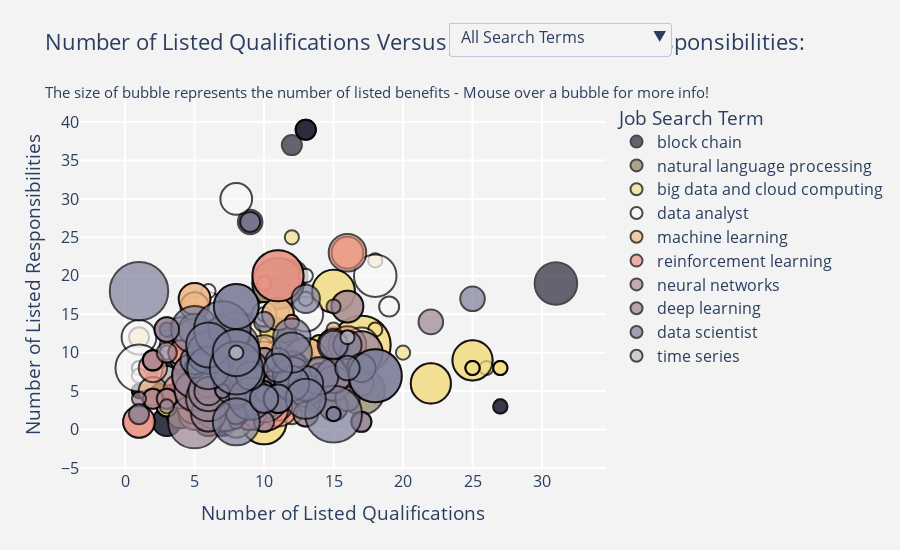

The cell this chart's notebook holds for it:
### Code cell
# Additional considerations here: show a minimum benefits
# What to do with ones that have no benefits?

import plotly.graph_objects as go
import plotly.express as px
import pandas as pd
import math

color_map = {
    'block chain': '#272838',
    'natural language processing': '#8D8361',
    'big data and cloud computing': "#F3DE8A",
    'machine learning': "#EFB988",
    'reinforcement learning': '#EB9486',
    'neural networks': '#B58A90',
    'deep learning': '#9A8595',
    'data scientist': '#7E7F9A',
    'time series analysis': '#BCBCC9',
    'time series': '#BCBCC9',
    'data analyst': '#F9F8F8',
}

# Reference for bubble size
size_ref = 2*max(agg_sub['num_benefits'])/(65**2)

# Create the viz lists
# 1 value true for all 11 categories
viz_lists = [[True if i == j else False for i in range(11)]for j in range(10)] 

# Initialize the figure
fig = go.Figure()

# Loop through each search term
for i, topic in enumerate(agg_sub['category'].unique()):
    # Filter the dataframe by household
    topic_df = agg_sub[agg_sub['category'] == topic]
    
    # Create the customdata for the hover text
    customdata = topic_df[['title', 'company_name', 'location','category', 'num_qualifications', 'num_responsibilities', 'num_benefits']]
    
    fig.add_trace(
        go.Scatter(
            x=topic_df['num_qualifications'],
            y=topic_df['num_responsibilities'],
            customdata=customdata,
            hovertemplate = '<b>%{customdata[0]}</b><br>Company: %{customdata[1]}<br>Location: %{customdata[2]}<br>Search term: %{customdata[3]}<extra></extra><br><br>Number of benefits: %{customdata[6]}',
            name=topic,
            mode = 'markers',
            marker_size = topic_df['num_benefits'],
            marker = dict(color = color_map[topic], sizemode = 'area', sizeref=size_ref, 
                           line_width=2, line_color='black'),
        )
    )

# Full custom hovertemplate:
#'<b>%{customdata[0]}</b><br>Company: %{customdata[1]}<br>Location: %{customdata[2]}<br>Search term: %{customdata[3]}<extra></extra><br>Number of qualifications: %{customdata[4]}<br>Number of responsibilities: %{customdata[5]}<br>Number of benefits: %{customdata[6]}


fig.update_layout(
    title='Number of Listed Qualifications Versus Number of Listed Responsibilities:<br><br><sup>The size of bubble represents the number of listed benefits - Mouse over a bubble for more info!</sup>',
    xaxis=dict(
        title='Number of Listed Qualifications',
        gridcolor='white',
        gridwidth=2,
    ),
    yaxis=dict(
        title='Number of Listed Responsibilities',
        gridcolor='white',
        gridwidth=2,
    ),
    paper_bgcolor='rgb(243, 243, 243)',
    plot_bgcolor='rgb(243, 243, 243)',
    legend_title_text = 'Job Search Term',
    font=dict(size=16),
    height = 550
)


# Add a dropdown menu to filter by appliance
fig.update_layout(
    updatemenus=[
        go.layout.Updatemenu(
            type='dropdown',
            showactive=True,
            buttons=[
                {'label': 'All Search Terms', 'method': 'update', 'args': [{'visible': True}, 
                                                              ]},
                {'label': 'Blockchain', 'method': 'update', 'args': [{'visible': viz_lists[0]}, ]},
                {'label': 'NLP', 'method': 'update', 'args': [{'visible': viz_lists[1]}, ]},
                {'label': 'Big Data', 'method': 'update', 'args': [{'visible': viz_lists[2]}, ]},
                {'label': 'Data Analyst', 'method': 'update', 'args': [{'visible': viz_lists[3]}, ]},
                {'label': 'Machine Learning', 'method': 'update', 'args': [{'visible': viz_lists[4]}, ]},
                {'label': 'Reinforcement Learning', 'method': 'update', 'args': [{'visible': viz_lists[5]}, ]},
                {'label': 'Neural Networks', 'method': 'update', 'args': [{'visible': viz_lists[6]}, ]},
                {'label': 'Deep Learning', 'method': 'update', 'args': [{'visible': viz_lists[7]}, ]},
                {'label': 'Data Scientist', 'method': 'update', 'args': [{'visible': viz_lists[8]}, ]},
                {'label': 'Time Series', 'method': 'update', 'args': [{'visible': viz_lists[9]}, ]}
            ],
        x = 0.7,
        xanchor = 'left',
        y = 1.21,
        yanchor = 'top',
        )
    ]
)

fig.update_layout(legend= {'itemsizing': 'constant'})
fig.show()

### Figure 1 — Plotly figure (JSON) as saved in the notebook; plotly's stock layout.template omitted (floating-point values rounded to 4 significant figures; data arrays with more than 128 entries replaced by an {"elided": "..."} marker saying what was removed)
{"data": [{"customdata": {"elided": "90x7 mixed values"}, "hovertemplate": "<b>%{customdata[0]}</b><br>Company: %{customdata[1]}<br>Location: %{customdata[2]}<br>Search term: %{customdata[3]}<extra></extra><br><br>Number of benefits: %{customdata[6]}", "marker": {"color": "#272838", "line": {"color": "black", "width": 2}, "size": [0, 2, 0, 0, 0, 1, 4, 9, 0, 0, 2, 1, 4, 0, 2, 4, 1, 2, 0, 4, 2, 1, 11, 0, 4, 3, 0, 0, 0, 8, 0, 1, 0, 0, 9, 2, 0, 3, 1, 0, 5, 0, 4, 2, 0, 9, 0, 0, 2, 0, 0, 0, 2, 0, 1, 0, 4, 0, 0, 0, 0, 0, 0, 1, 5, 0, 2, 0, 10, 0, 0, 11, 0, 9, 2, 3, 4, 4, 6, 2, 0, 3, 1, 0, 2, 9, 0, 4, 4, 0], "sizemode": "area", "sizeref": 0.009941}, "mode": "markers", "name": "block chain", "type": "scatter", "x": [6, 10, 3, 1, 4, 8, 8, 5, 9, 2, 13, 27, 15, null, 5, 14, null, 13, null, 8, 10, 1, 9, 9, 7, 10, 12, 4, 6, 8, 6, 1, 2, 8, 3, 13, null, 10, 9, 9, 12, null, 7, 10, null, 31, 3, 6, 12, 6, 3, 8, 10, 2, 1, null, 14, 13, 2, 7, 7, 6, 5, 27, 5, 4, 10, 5, 8, 7, 8, 9, 12, 5, 12, 9, 3, 8, 6, 14, 9, 10, 9, 5, 17, 3, 8, 3, 8, 2], "y": [5, 9, 6, 1, 8, 1, 5, 5, null, 6, 39, 3, 7, null, 5, 8, 7, 39, null, 5, 9, 5, 12, 4, 1, 8, 4, 3, 4, 10, 12, 5, null, 7, 6, 39, null, 8, 4, 4, 20, null, 1, 1, null, 19, 5, 5, 37, 12, 6, 12, 9, 2, 5, null, 8, 10, 6, 8, 8, 4, 7, 3, 5, 3, 9, 12, 7, 7, 7, 12, 8, 5, 6, 27, 1, 5, 6, 4, 4, 8, 4, 3, 7, 6, 7, 1, 5, 8]}, {"customdata": {"elided": "90x7 mixed values"}, "hovertemplate": "<b>%{customdata[0]}</b><br>Company: %{customdata[1]}<br>Location: %{customdata[2]}<br>Search term: %{customdata[3]}<extra></extra><br><br>Number of benefits: %{customdata[6]}", "marker": {"color": "#8D8361", "line": {"color": "black", "width": 2}, "size": [1, 2, 0, 13, 0, 3, 3, 0, 0, 0, 2, 8, 0, 0, 1, 0, 2, 0, 0, 1, 4, 0, 0, 4, 0, 3, 10, 0, 0, 0, 0, 10, 0, 11, 0, 2, 5, 3, 7, 4, 13, 8, 0, 0, 3, 0, 0, 10, 5, 0, 3, 0, 2, 0, 0, 3, 5, 4, 7, 0, 4, 0, 0, 1, 4, 0, 0, 0, 0, 1, 0, 0, 4, 0, 1, 0, 0, 0, 2, 5, 10, 0, 0, 0, 0, 0, 4, 1, 4, 4], "sizemode": "area", "sizeref": 0.009941}, "mode": "markers", "name": "natural language processing", "type": "scatter", "x": [7, 15, null, 11, 4, 11, 5, 7, 2, 11, 9, 14, 10, null, 7, 1, 9, 8, 6, null, 6, 8, null, 4, 5, 11, 15, 1, 2, 4, 5, 6, null, 17, 1, 6, 6, 10, 11, 6, 11, 14, null, 2, 10, 4, 5, 15, 7, 3, 5, 11, 9, 11, 10, 15, 7, 6, 11, null, 6, 10, 3, 12, 11, 6, 12, 7, 2, 7, 8, 8, 11, 8, 7, null, 8, 18, 9, 6, 15, 5, 3, 8, 3, 8, 4, 12, 11, 6], "y": [2, 12, 2, 19, 6, 8, 6, 7, 2, 15, 8, 8, null, null, 6, null, 8, 3, 1, 6, 1, 3, null, 2, 4, 18, 7, 20, 2, 8, 8, 5, 2, 5, null, 7, 2, 9, 12, 1, 19, 8, 2, 2, 9, 6, 8, 7, null, 6, 6, 7, 8, 15, null, 7, null, 1, 12, null, 1, 4, 3, 3, 5, null, 2, 9, 20, 2, 3, 7, 5, 3, 2, 1, 1, 9, 8, 2, 7, 4, 9, 3, 6, 3, 2, 3, 5, 1]}, {"customdata": {"elided": "90x7 mixed values"}, "hovertemplate": "<b>%{customdata[0]}</b><br>Company: %{customdata[1]}<br>Location: %{customdata[2]}<br>Search term: %{customdata[3]}<extra></extra><br><br>Number of benefits: %{customdata[6]}", "marker": {"color": "#F3DE8A", "line": {"color": "black", "width": 2}, "size": [4, 0, 0, 9, 1, 10, 1, 3, 8, 0, 17, 2, 0, 1, 1, 0, 0, 1, 8, 10, 2, 0, 0, 0, 2, 2, 1, 1, 0, 0, 0, 0, 0, 0, 0, 7, 1, 1, 0, 0, 0, 0, 0, 0, 10, 2, 1, 0, 0, 0, 1, 9, 2, 0, 0, 8, 1, 0, 8, 2, 2, 0, 0, 3, 1, 0, 0, 0, 17, 1, 1, 1, 0, 7, 1, 1, 10, 0, 0, 0, 2, 1, 0, 4, 1, 2, 2, 2, 1, 0], "sizemode": "area", "sizeref": 0.009941}, "mode": "markers", "name": "big data and cloud computing", "type": "scatter", "x": [10, 19, 17, 15, 2, 10, 27, 16, 22, 19, 17, null, 14, 25, 6, 1, 20, 27, 25, 10, 14, 24, 11, 19, 3, null, 18, 7, 6, 19, 4, 15, 16, 25, 12, 15, 26, 11, 4, 24, 18, 18, 9, 19, 10, 3, 7, 11, 19, 19, 11, 15, 13, 11, 11, 25, 25, 24, 22, 14, 3, 12, 25, 16, 1, 5, 11, 3, 17, 20, 25, 18, 16, 15, 18, 27, 10, 15, 16, 4, null, 2, 4, 10, 12, 4, null, 1, 25, 17], "y": [13, 13, 9, 18, null, 1, 8, 7, 6, 16, 11, 5, 7, 8, 13, 1, 9, 8, 9, 8, 11, 7, 8, 5, 3, 5, 13, 1, null, 13, 8, 11, 7, 24, 8, 8, 8, 8, 15, 7, 9, 1, 7, 13, 8, 3, 1, 8, 13, 5, 8, 18, 9, null, 4, 9, 8, 7, 6, 11, 3, 8, 24, 7, 2, 11, 8, 8, 11, 10, 8, 13, 7, 8, 22, 8, 1, 11, 20, 15, 3, null, 8, 13, 25, 9, 5, 12, 8, 9]}, {"customdata": {"elided": "90x7 mixed values"}, "hovertemplate": "<b>%{customdata[0]}</b><br>Company: %{customdata[1]}<br>Location: %{customdata[2]}<br>Search term: %{customdata[3]}<extra></extra><br><br>Number of benefits: %{customdata[6]}", "marker": {"color": "#F9F8F8", "line": {"color": "black", "width": 2}, "size": [6, 0, 0, 0, 0, 0, 0, 2, 0, 2, 0, 0, 2, 0, 0, 2, 9, 2, 0, 3, 0, 0, 4, 2, 0, 0, 0, 0, 0, 3, 1, 8, 0, 6, 0, 0, 0, 0, 0, 0, 2, 0, 7, 0, 0, 1, 3, 3, 0, 2, 1, 2, 1, 1, 2, 0, 0, 1, 0, 1, 0, 0, 6, 4, 0, 5, 6, 11, 1, 1, 7, 1, 1, 0, 6, 12, 2, 0, 4, 0, 0, 1, 1, 1, 0, 1, 0, 1, 0, 0], "sizemode": "area", "sizeref": 0.009941}, "mode": "markers", "name": "data analyst", "type": "scatter", "x": [16, 14, 7, 7, 12, 10, 10, 11, 6, 8, null, 6, 19, 9, 7, 5, 18, 12, 6, 10, null, 6, 6, 9, 9, 7, 15, 19, 6, 10, 6, 8, 6, 17, 10, 13, 14, 18, 16, 6, 3, 7, 12, null, 6, 1, 10, 9, 14, 10, 1, 10, 10, 3, 5, null, 7, 1, null, 8, null, 9, 13, 15, 9, 8, 1, 1, 6, 13, 7, 10, 13, 7, 10, 8, 10, 22, 12, null, 19, 8, 8, 3, null, 3, null, 14, null, 8], "y": [7, 18, 17, 19, 9, 17, 8, 5, 10, 6, null, 17, 16, 19, null, 16, 20, 5, 9, 15, null, 9, 16, 10, 8, null, 4, 24, 10, 15, 18, 4, 9, 11, 10, 14, 12, 13, 21, 10, 7, 10, 9, null, 6, 8, 8, 3, 12, 5, 8, 5, 11, 12, 15, 3, 18, 7, null, 1, null, 16, 15, 3, 13, 30, 12, 8, 8, 20, 8, 15, 17, 18, 7, 12, 5, 13, 8, null, 14, null, 7, 11, null, 10, null, 10, 3, 2]}, {"customdata": {"elided": "90x7 mixed values"}, "hovertemplate": "<b>%{customdata[0]}</b><br>Company: %{customdata[1]}<br>Location: %{customdata[2]}<br>Search term: %{customdata[3]}<extra></extra><br><br>Number of benefits: %{customdata[6]}", "marker": {"color": "#EFB988", "line": {"color": "black", "width": 2}, "size": [0, 0, 5, 0, 1, 5, 7, 2, 4, 2, 2, 0, 3, 4, 0, 3, 0, 5, 11, 0, 5, 0, 10, 7, 0, 6, 5, 3, 7, 1, 0, 4, 5, 6, 7, 7, 4, 5, 4, 6, 5, 7, 0, 1, 0, 1, 6, 3, 0, 0, 5, 4, 5, 1, 4, 7, 6, 10, 7, 3, 0, 3, 0, 3, 0, 0, 3, 2, 4, 6, 6, 0, 0, 5, 4, 0, 0, 1, 3, 0, 0, 5, 3, 7, 3, 6, 6, 9, 2, 7], "sizemode": "area", "sizeref": 0.009941}, "mode": "markers", "name": "machine learning", "type": "scatter", "x": [23, 6, 16, 14, 5, 5, 9, 10, 2, 7, 7, 14, 13, 5, 16, 11, 10, 5, 10, null, 13, 10, 13, 6, null, 11, 11, 9, 9, 12, null, 10, 15, 6, 11, 7, null, 11, 8, 12, 12, 10, null, 10, 6, 15, 6, 4, 8, 4, 16, 2, 9, 7, 5, 9, 12, 13, 7, 13, null, 9, 12, 6, null, 6, 8, null, 10, 10, 12, 12, 4, 16, null, 8, 2, 10, 9, 10, null, 8, 8, 8, 17, 14, 9, 17, 12, 5], "y": [4, 6, 16, 5, 1, 17, 6, 1, null, null, null, 9, 4, 16, 12, 4, 8, 17, 4, null, 5, 8, 9, 4, null, 5, 15, 6, null, null, 5, 3, 11, 2, 9, 11, 5, 15, 5, 7, 8, 9, null, 2, 2, 13, 2, 13, 8, 9, 23, 5, null, 6, 5, null, 7, 9, 11, 2, null, 7, 14, 6, null, 6, 11, 3, 4, 10, 8, 2, null, 23, 5, 4, 6, 2, 6, 9, null, 1, 11, 5, 6, 7, 8, 10, 2, 12]}, {"customdata": {"elided": "90x7 mixed values"}, "hovertemplate": "<b>%{customdata[0]}</b><br>Company: %{customdata[1]}<br>Location: %{customdata[2]}<br>Search term: %{customdata[3]}<extra></extra><br><br>Number of benefits: %{customdata[6]}", "marker": {"color": "#EB9486", "line": {"color": "black", "width": 2}, "size": [0, 0, 5, 3, 0, 8, 0, 0, 2, 0, 0, 0, 1, 12, 0, 8, 3, 0, 12, 0, 0, 4, 7, 4, 0, 1, 0, 1, 0, 5, 0, 0, 1, 13, 0, 5, 8, 0, 5, 0, 2, 15, 5, 1, 0, 0, 0, 0, 4, 4, 2, 8, 0, 0, 7, 3, 0, 3, 12, 7, 0, 0, 12, 5, 4, 0, 6, 0, 0, 2, 0, 0, 0, 0, 13, 1, 8, 0, 0, 0, 6, 0, 0, 5, 0, 3, 0, 5, 5, 2], "sizemode": "area", "sizeref": 0.009941}, "mode": "markers", "name": "reinforcement learning", "type": "scatter", "x": [1, 6, 9, 7, 4, 5, null, 9, 7, 15, 15, 4, 10, 10, 15, 11, 4, 8, 6, 8, 9, 14, 9, 2, 10, 11, 6, 11, 1, 5, null, 8, 12, 11, null, 1, 10, null, 6, null, 7, 7, 5, 8, 8, null, 11, 9, 5, 11, 5, 5, 9, null, 16, 7, null, 3, 10, 16, 8, 11, 6, 9, 14, null, 5, 15, null, 7, 1, 9, 5, null, 11, 12, 10, null, 8, 1, 4, 4, 2, 1, null, 4, 4, 9, 6, 5], "y": [null, 6, 2, 6, 6, 5, 3, 6, 5, 2, 2, 6, 19, 3, 16, 3, 10, 11, 4, 5, 6, 4, 6, 8, 9, 7, 6, 8, 2, null, null, 4, 14, 20, null, 1, 4, null, 8, 1, 5, 8, 2, 5, 11, 2, 4, null, 9, 3, 4, 5, 15, 3, 11, 6, 1, 13, 3, 23, 5, 7, 4, 6, 4, 1, 3, 16, null, 8, 20, 6, 6, null, 20, 14, 4, null, 4, null, 5, 6, 3, 1, null, 10, 6, 2, 8, 4]}, {"customdata": {"elided": "90x7 mixed values"}, "hovertemplate": "<b>%{customdata[0]}</b><br>Company: %{customdata[1]}<br>Location: %{customdata[2]}<br>Search term: %{customdata[3]}<extra></extra><br><br>Number of benefits: %{customdata[6]}", "marker": {"color": "#B58A90", "line": {"color": "black", "width": 2}, "size": [2, 0, 5, 0, 0, 5, 7, 0, 21, 1, 0, 0, 2, 0, 5, 0, 0, 2, 5, 4, 1, 4, 0, 2, 0, 0, 5, 1, 0, 5, 7, 0, 2, 0, 0, 3, 0, 3, 2, 0, 0, 0, 0, 2, 0, 0, 0, 0, 0, 0, 5, 7, 7, 0, 1, 0, 5, 5, 0, 0, 0, 5, 1, 21, 0, 2, 0, 0, 0, 2, 0, 2, 3, 0, 4, 0, 3, 0, 1, 2, 0, 0, 5, 0, 0, 0, 0, 5, 0, 4], "sizemode": "area", "sizeref": 0.009941}, "mode": "markers", "name": "neural networks", "type": "scatter", "x": [2, 4, 5, 17, 21, 16, 10, null, 7, 10, 2, null, 6, 1, 9, 2, 1, 2, 9, 6, 9, 15, null, 2, null, null, 5, 10, 3, 5, 7, 8, 3, 11, 9, 7, 5, 14, 2, 4, null, 3, null, 2, 1, 1, null, null, 4, 2, 5, 10, 7, null, 9, 5, 9, 5, 1, 21, 2, 16, 10, 7, 3, 6, null, null, 2, 6, 4, 2, 7, 5, 15, null, 14, 1, 10, 3, 11, 17, 5, 14, 7, 9, null, 9, 8, 6], "y": [9, 2, null, 4, 14, null, 7, 1, 4, 6, 2, null, 7, null, null, null, 10, 4, 4, 7, 8, 3, 3, 9, null, 1, null, 6, 2, null, 10, 3, 4, 4, 1, 5, null, 7, 9, 2, null, null, null, 4, 1, null, null, null, 5, 1, null, 7, 10, 1, 8, null, 4, null, null, 14, 2, null, 6, 4, 2, 7, null, null, null, 6, 2, 9, 5, 2, 3, 3, 7, 10, 6, 4, 4, 4, null, 3, 9, 1, 1, null, 3, 7]}, {"customdata": {"elided": "90x7 mixed values"}, "hovertemplate": "<b>%{customdata[0]}</b><br>Company: %{customdata[1]}<br>Location: %{customdata[2]}<br>Search term: %{customdata[3]}<extra></extra><br><br>Number of benefits: %{customdata[6]}", "marker": {"color": "#9A8595", "line": {"color": "black", "width": 2}, "size": [0, 7, 5, 0, 1, 1, 1, 11, 2, 6, 14, 10, 5, 1, 0, 0, 0, 0, 3, 1, 7, 2, 8, 0, 2, 4, 0, 6, 2, 4, 5, 6, 2, 4, 2, 10, 0, 0, 6, 1, 3, 4, 0, 5, 7, 6, 0, 0, 0, 7, 7, 1, 4, 0, 7, 2, 1, 3, 0, 6, 10, 0, 0, 4, 5, 0, 10, 8, 2, 0, 0, 2, 9, 1, 0, 4, 0, 2, 3, 1, 0, 0, 0, 0, 0, 1, 3, 0, 10, 6], "sizemode": "area", "sizeref": 0.009941}, "mode": "markers", "name": "deep learning", "type": "scatter", "x": [6, 9, 16, 23, 11, 1, 8, 10, 10, 15, 5, 5, 13, 8, 1, null, null, null, 10, 7, 9, 8, 5, 8, 3, null, 12, 15, 10, 9, 15, 15, 10, 9, 17, 5, 5, 7, 9, 12, 16, 7, 14, 12, 8, 6, null, 8, 3, 12, 8, 7, null, 6, 12, 8, 15, 10, null, 15, 6, null, 1, 6, 13, 6, 8, 6, 17, 5, 5, 8, 17, 3, 7, 6, 9, 8, 13, 12, null, 14, 6, 12, 8, 15, 22, 6, 8, 9], "y": [6, 6, 16, 4, 8, 4, 1, 4, 1, 7, 1, 7, 5, 7, null, null, null, null, 9, 6, null, 2, 5, 9, 10, 5, 2, 6, 5, 7, 11, 6, 5, 7, 1, 7, 1, 5, 8, 5, 4, 8, 6, 8, 10, 2, 3, 4, null, 7, 10, 6, 5, 1, 7, 2, null, 9, null, 7, 4, null, 4, 6, 5, 1, 11, 5, 1, 4, 4, 4, 10, 3, 5, 5, null, 4, 2, 5, null, 7, 4, 2, 9, 16, 14, 6, 6, 8]}, {"customdata": {"elided": "90x7 mixed values"}, "hovertemplate": "<b>%{customdata[0]}</b><br>Company: %{customdata[1]}<br>Location: %{customdata[2]}<br>Search term: %{customdata[3]}<extra></extra><br><br>Number of benefits: %{customdata[6]}", "marker": {"color": "#7E7F9A", "line": {"color": "black", "width": 2}, "size": [0, 14, 16, 4, 9, 0, 4, 0, 4, 5, 4, 2, 4, 1, 1, 7, 0, 7, 4, 6, 0, 0, 6, 0, 0, 8, 11, 0, 0, 0, 0, 0, 9, 1, 0, 4, 0, 2, 0, 14, 4, 2, 0, 0, 11, 17, 0, 0, 1, 2, 1, 4, 3, 11, 3, 0, 10, 0, 0, 0, 4, 0, 0, 9, 0, 0, 3, 0, 2, 8, 0, 0, 4, 4, 3, 0, 16, 10, 0, 0, 4, 0, 0, 0, 14, 0, 1, 2, 11, 10], "sizemode": "area", "sizeref": 0.009941}, "mode": "markers", "name": "data scientist", "type": "scatter", "x": [13, 18, 15, 16, 9, 2, 11, 12, 15, 5, 11, 5, 5, 7, 3, 14, 10, 12, 17, 13, 12, 8, 12, 3, 8, 13, 5, null, 16, 9, 7, 9, 6, 11, null, 11, 13, 9, 13, 18, 7, 9, 3, null, 8, 1, 4, null, null, 14, 15, 8, 25, 8, 11, 6, 8, null, 8, null, 13, 8, 18, 6, 19, 3, 16, 11, 10, 12, 5, 5, 10, 11, 3, null, 7, 6, null, null, 9, 10, 14, 11, 8, 11, 15, 1, 8, 8], "y": [4, 7, 2, 11, 4, 9, 4, 19, 11, 13, 4, 8, 9, 5, 13, 7, 5, 12, 8, 6, 13, 5, 6, 5, 6, 4, 13, null, 12, null, 11, null, 10, null, 1, 4, 12, 9, 4, 7, 13, 27, 7, null, 1, 18, 11, 19, 1, null, 2, 12, 17, 10, 9, 1, 16, 16, 4, 4, 17, 8, 14, 8, 17, 7, 8, 16, 14, 10, 31, 18, 4, 8, 13, null, 13, 11, null, 14, 7, 21, 9, 6, 8, 6, 2, 2, 10, 16]}, {"customdata": [["Time Series Analyst", "Planet Pharma", "South San Francisco, CA", "time series", 11, 12, 0], ["Business Analyst (Time Series Modeling)", "Upwork", "Anywhere", "time series", null, 7, 0], ["AI Engineer - Time Series & GAN Expert for Real Estate Prediction...", "Upwork", "Anywhere", "time series", 7, 7, 0], ["Data Scientist, AWS Forecasting, EC2 Core Platform", "Amazon.com Services LLC", "Seattle, WA", "time series", null, 1, 1], ["Simulate simple Mathematical model for nonlinear dynamical time...", "Upwork", "Anywhere", "time series", null, 4, 0], ["Data Scientist", "Shelf Engine", "Anywhere", "time series", 6, 7, 0], ["Data Scientist (Time Series Analysis and Forecasting) at Experfy...", "Experfy", "Westborough, MA", "time series", 5, null, 1], ["Time Series Analyst", "Planet Pharma", "South San Francisco, CA", "time series", 11, 12, 0], ["Ionosphere Phase Estimation for InSAR Time Series Analyses", "NASA Jet Propulsion Laboratory California Institut", "Pasadena, CA", "time series", 8, 10, 1], ["Sr. Data Scientist (Time Series Forecasting for Advanced IoT...", "Caterpillar, Inc", "Chicago, IL", "time series", 16, 12, 1], ["Business Analyst (Time Series Modeling)", "Upwork", "Anywhere", "time series", null, 7, 0], ["Simulate simple Mathematical model for nonlinear dynamical time...", "Upwork", "Anywhere", "time series", null, 4, 0], ["Timseseries ML Expert", "Upwork", "Anywhere", "time series", 1, 5, 0]], "hovertemplate": "<b>%{customdata[0]}</b><br>Company: %{customdata[1]}<br>Location: %{customdata[2]}<br>Search term: %{customdata[3]}<extra></extra><br><br>Number of benefits: %{customdata[6]}", "marker": {"color": "#BCBCC9", "line": {"color": "black", "width": 2}, "size": [0, 0, 0, 1, 0, 0, 1, 0, 1, 1, 0, 0, 0], "sizemode": "area", "sizeref": 0.009941}, "mode": "markers", "name": "time series", "type": "scatter", "x": [11, null, 7, null, null, 6, 5, 11, 8, 16, null, null, 1], "y": [12, 7, 7, 1, 4, 7, null, 12, 10, 12, 7, 4, 5]}], "layout": {"font": {"size": 16}, "height": 550, "legend": {"itemsizing": "constant", "title": {"text": "Job Search Term"}}, "paper_bgcolor": "rgb(243, 243, 243)", "plot_bgcolor": "rgb(243, 243, 243)", "title": {"text": "Number of Listed Qualifications Versus Number of Listed Responsibilities:<br><br><sup>The size of bubble represents the number of listed benefits - Mouse over a bubble for more info!</sup>"}, "updatemenus": [{"buttons": [{"args": [{"visible": true}], "label": "All Search Terms", "method": "update"}, {"args": [{"visible": [true, false, false, false, false, false, false, false, false, false, false]}], "label": "Blockchain", "method": "update"}, {"args": [{"visible": [false, true, false, false, false, false, false, false, false, false, false]}], "label": "NLP", "method": "update"}, {"args": [{"visible": [false, false, true, false, false, false, false, false, false, false, false]}], "label": "Big Data", "method": "update"}, {"args": [{"visible": [false, false, false, true, false, false, false, false, false, false, false]}], "label": "Data Analyst", "method": "update"}, {"args": [{"visible": [false, false, false, false, true, false, false, false, false, false, false]}], "label": "Machine Learning", "method": "update"}, {"args": [{"visible": [false, false, false, false, false, true, false, false, false, false, false]}], "label": "Reinforcement Learning", "method": "update"}, {"args": [{"visible": [false, false, false, false, false, false, true, false, false, false, false]}], "label": "Neural Networks", "method": "update"}, {"args": [{"visible": [false, false, false, false, false, false, false, true, false, false, false]}], "label": "Deep Learning", "method": "update"}, {"args": [{"visible": [false, false, false, false, false, false, false, false, true, false, false]}], "label": "Data Scientist", "method": "update"}, {"args": [{"visible": [false, false, false, false, false, false, false, false, false, true, false]}], "label": "Time Series", "method": "update"}], "showactive": true, "type": "dropdown", "x": 0.7, "xanchor": "left", "y": 1.21, "yanchor": "top"}], "xaxis": {"gridcolor": "white", "gridwidth": 2, "title": {"text": "Number of Listed Qualifications"}}, "yaxis": {"gridcolor": "white", "gridwidth": 2, "title": {"text": "Number of Listed Responsibilities"}}}}
